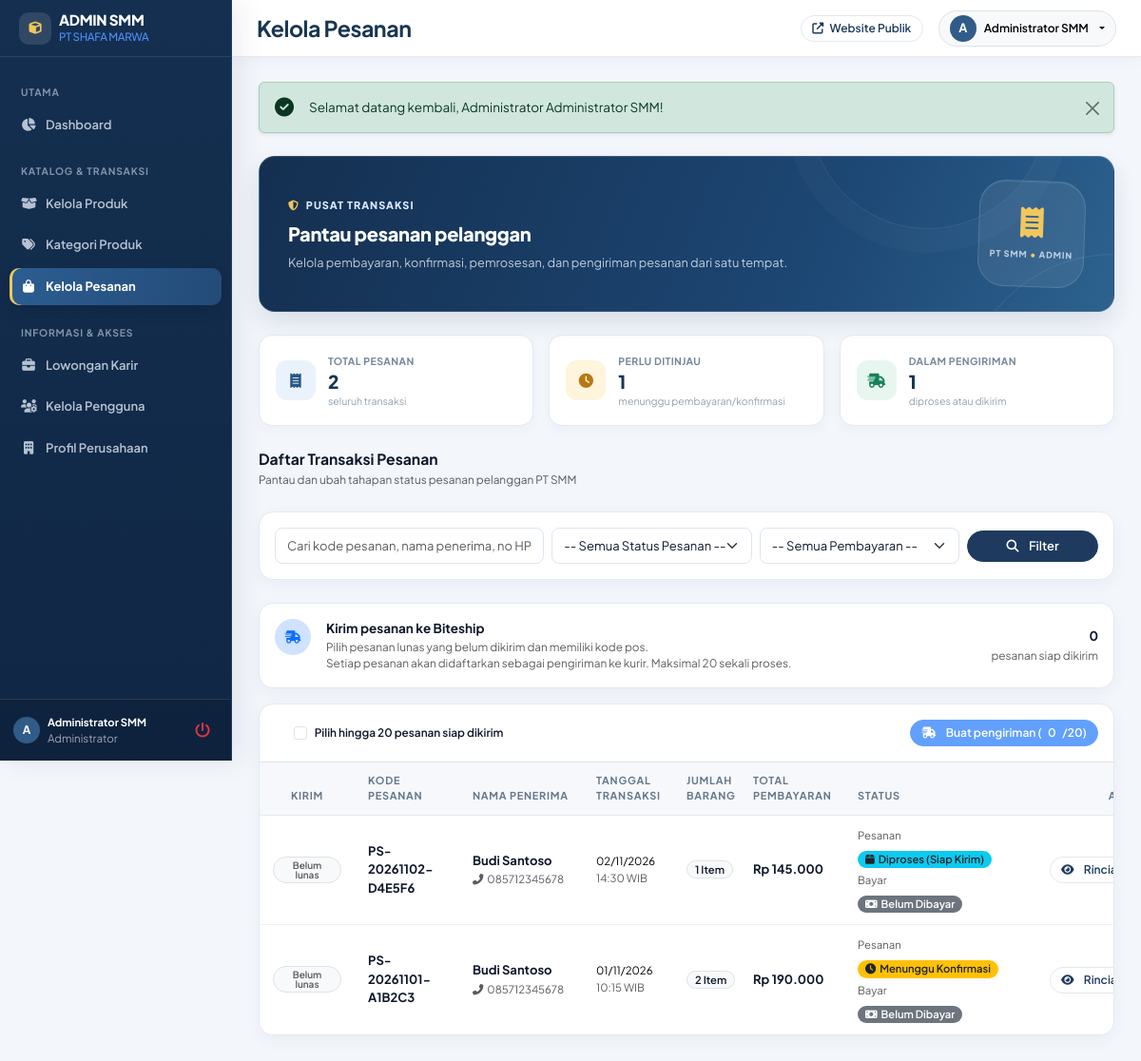
/frontend/admin/pesanan/index.php (signed in), run on the app's committed database.
### tables this page shows
CREATE TABLE pesanan (
    id_pesanan BIGINT UNSIGNED AUTO_INCREMENT PRIMARY KEY,
    kode_pesanan VARCHAR(30) NOT NULL UNIQUE,
    id_user BIGINT UNSIGNED NOT NULL,
    nama_penerima VARCHAR(100) NOT NULL,
    no_hp_penerima VARCHAR(20) NOT NULL,
    alamat_pengiriman TEXT NOT NULL,
    catatan TEXT DEFAULT NULL,
    total_harga DECIMAL(15,2) NOT NULL DEFAULT 0.00,
    status_pesanan ENUM(
        'Menunggu Konfirmasi',
        'Diproses',
        'Dikirim',
        'Selesai',
        'Dibatalkan'
    ) NOT NULL DEFAULT 'Menunggu Konfirmasi',
    tanggal_pesanan TIMESTAMP NOT NULL DEFAULT CURRENT_TIMESTAMP,
    diperbarui_pada TIMESTAMP NOT NULL DEFAULT CURRENT_TIMESTAMP
        ON UPDATE CURRENT_TIMESTAMP,
    CONSTRAINT fk_pesanan_user
        FOREIGN KEY (id_user) REFERENCES users(id_user)
        ON UPDATE CASCADE ON DELETE RESTRICT,
    INDEX idx_pesanan_user (id_user),
    INDEX idx_pesanan_status (status_pesanan),
    INDEX idx_pesanan_tanggal (tanggal_pesanan)
);

### frontend/admin/pesanan/index.php (the view, shortened to what this page needs)
<?php
require_once __DIR__ . '/../../../config/app.php';
$keyword       = isset($_GET['q']) ? sanitize($_GET['q']) : '';
$pesanan_list = [];
try {
    $sql = "
        SELECT p.*, u.nama_lengkap AS nama_user_akun, u.email AS email_user_akun,
               COUNT(d.id_detail) AS total_item,
               SUM(d.jumlah) AS total_qty
        FROM pesanan p
        JOIN users u ON p.id_user = u.id_user
        LEFT JOIN detail_pesanan d ON p.id_pesanan = d.id_pesanan
        WHERE 1=1
    ";
    $params = [];
    $sql .= " GROUP BY p.id_pesanan ORDER BY p.tanggal_pesanan DESC";
    $stmt = $pdo->prepare($sql);
    $stmt->execute($params);
    $pesanan_list = $stmt->fetchAll();
} catch (PDOException $e) {
    $pesanan_list = [];
}
require_once __DIR__ . '/../../includes/admin-header.php';
?>
<div class="d-flex justify-content-between align-items-center mb-4 flex-wrap gap-3">
    <div>
        <h4 class="fw-bold text-navy mb-0">Daftar Transaksi Pesanan</h4>
        <small class="text-muted">Pantau dan ubah tahapan status pesanan pelanggan PT SMM</small>
    </div>
</div>
<div class="admin-card mb-4">
    <div class="p-3">
        <form action="<?= base_url('frontend/admin/pesanan/index.php') ?>" method="GET" class="row g-2 align-items-center">
            <div class="col-md-4">
                <input type="text" name="q" class="form-control" placeholder="Cari kode pesanan, nama penerima, no HP..." value="<?= e($keyword) ?>">
            </div>
            <div class="col-md-3">
                <select name="status" class="form-select">
                    <option value="">-- Semua Status Pesanan --</option>
                </select>
            </div>
            <div class="col-md-3">
                <select name="pembayaran" class="form-select">
                    <option value="">-- Semua Pembayaran --</option>
                </select>
            </div>
            <div class="col-md-2 d-flex gap-2">
                <button type="submit" class="btn btn-primary flex-fill">
                    <i class="fas fa-search me-1"></i> Filter
                </button>
            </div>
        </form>
    </div>
</div>
<?php
$jumlah_bisa_kirim = count(array_filter($pesanan_list, static function ($pes) {
    return ($pes['status_pembayaran'] ?? '') === 'Lunas'
        && empty($pes['biteship_order_id'])
        && !empty($pes['kode_pos_tujuan'])
        && !in_array($pes['status_pesanan'], ['Dikirim', 'Selesai', 'Dibatalkan'], true);
}));
?>
<div class="admin-card mb-3">
    <div class="bulk-orders-intro p-3 d-flex justify-content-between align-items-center gap-3 flex-wrap">
        <div class="d-flex align-items-start gap-3">
            <span class="d-inline-flex align-items-center justify-content-center rounded-circle bg-primary-subtle text-primary" style="width:38px;height:38px;flex:0 0 38px;"><i class="fas fa-shipping-fast"></i></span>
            <div>
                <div class="fw-bold text-navy">Kirim pesanan ke Biteship</div>
                <small class="text-muted d-block">Pilih pesanan lunas yang belum dikirim dan memiliki kode pos.</small>
                <small class="text-muted d-block">Setiap pesanan akan didaftarkan sebagai pengiriman ke kurir. Maksimal 20 sekali proses.</small>
            </div>
        </div>
        <div class="text-md-end"><div class="fw-bold text-navy"><?= $jumlah_bisa_kirim ?></div><small class="text-muted">pesanan siap dikirim</small></div>
    </div>
</div>
<div class="admin-card">
    <form id="formKirimMassal" action="<?= base_url('backend/admin/proses-kirim-biteship-bulk.php') ?>" method="POST">
    <div class="bulk-orders-toolbar p-3 border-bottom">
        <label class="form-check mb-0 d-flex align-items-center gap-2">
            <input class="form-check-input m-0" type="checkbox" id="pilihSemuaPesanan">
            <span class="small fw-semibold text-navy">Pilih hingga 20 pesanan siap dikirim</span>
        </label>
        <button type="submit" id="tombolKirimMassal" class="btn btn-primary btn-sm" disabled>
            <i class="fas fa-shipping-fast me-1"></i>Buat pengiriman (<span id="jumlahPilihan">0</span>/20)
        </button>
    </div>
    <div class="table-responsive">
        <table class="table admin-table align-middle bulk-orders-table">
            <thead>
                <tr>
                    <th class="text-center" style="width:100px;">Kirim</th>
                    <th>Kode Pesanan</th>
                    <th>Nama Penerima</th>
                    <th>Tanggal Transaksi</th>
                    <th>Jumlah Barang</th>
                    <th>Total Pembayaran</th>
                    <th>Status</th>
                    <th class="text-end" style="width: 120px;">Aksi</th>
                </tr>
            </thead>
            <tbody>
                <?php if (empty($pesanan_list)): ?>
                    <tr>
                        <td colspan="8" class="text-center py-5 text-muted">
                            <i class="fas fa-receipt fa-3x mb-3 d-block opacity-50"></i>
                            Tidak ada pesanan yang sesuai kriteria.
                        </td>
                    </tr>
                <?php else: ?>
                    <?php foreach ($pesanan_list as $pes): ?>
                        <?php $bisa_kirim_biteship = ($pes['status_pembayaran'] ?? '') === 'Lunas'
                            && empty($pes['biteship_order_id'])
                            && !empty($pes['kode_pos_tujuan'])
                            && !in_array($pes['status_pesanan'], ['Dikirim', 'Selesai', 'Dibatalkan'], true); ?>
                        <tr>
                            <td data-label="Pengiriman">
                                <?php if ($bisa_kirim_biteship): ?>
                                    <input class="form-check-input order-biteship-check" type="checkbox" name="id_pesanan[]" value="<?= (int)$pes['id_pesanan'] ?>" aria-label="Pilih pesanan <?= e($pes['kode_pesanan']) ?>">
                                    <small class="d-block text-success" style="font-size:10px;">Siap dikirim</small>
                                <?php else: ?>
                                    <?php
                                    if (($pes['status_pembayaran'] ?? '') !== 'Lunas') $alasan_kirim = 'Belum lunas';
                                    elseif (!empty($pes['biteship_order_id'])) $alasan_kirim = 'Sudah diserahkan ke kurir';
                                    elseif (empty($pes['kode_pos_tujuan'])) $alasan_kirim = 'Kode pos kosong';
                                    else $alasan_kirim = 'Tidak perlu dikirim';
                                    ?>
                                    <span class="badge bg-light text-muted border" style="font-size:10px;"><?= e($alasan_kirim) ?></span>
                                <?php endif; ?>
                            </td>
                            <td data-label="Kode pesanan">
                                <strong class="text-navy"><?= e($pes['kode_pesanan']) ?></strong>
                            </td>
                            <td data-label="Penerima">
                                <div class="fw-bold text-navy"><?= e($pes['nama_penerima']) ?></div>
                                <small class="text-muted"><i class="fas fa-phone-alt me-1"></i><?= e($pes['no_hp_penerima']) ?></small>
                            </td>
                            <td data-label="Tanggal">
                                <div class="small"><?= date('d/m/Y', strtotime($pes['tanggal_pesanan'])) ?></div>
                                <small class="text-muted"><?= date('H:i', strtotime($pes['tanggal_pesanan'])) ?> WIB</small>
                            </td>
                            <td data-label="Jumlah barang">
                                <span class="badge bg-light text-navy border">
                                    <?= (int)$pes['total_qty'] ?> Item
                                </span>
                            </td>
                            <td data-label="Total pembayaran">
                                <span class="fw-bold text-navy"><?= format_rupiah($pes['total_harga']) ?></span>
                            </td>
                            <td data-label="Status">
                                <div class="d-flex align-items-center gap-2 mb-1"><small class="text-muted" style="width:60px;">Pesanan</small><?= status_badge_pesanan($pes['status_pesanan']) ?></div>
                                <div class="d-flex align-items-center gap-2"><small class="text-muted" style="width:60px;">Bayar</small><?= status_badge_pembayaran($pes['status_pembayaran'] ?? 'Belum Dibayar') ?></div>
                            </td>
                            <td class="text-end" data-label="Aksi">
                                <a href="<?= base_url('frontend/admin/pesanan/detail.php?id=' . $pes['id_pesanan']) ?>" class="btn btn-sm btn-outline-primary">
                                    <i class="fas fa-eye me-1"></i> Rincian
                                </a>
                            </td>
                        </tr>
                    <?php endforeach; ?>
                <?php endif; ?>
            </tbody>
        </table>
    </div>
    </form>
</div>
<?php require_once __DIR__ . '/../../includes/admin-footer.php'; ?>

### backend/helpers/helper.php (shortened to what this page needs)
<?php
if (!function_exists('base_url')) {
    function base_url($path = '')
    {
        $base = defined('BASE_URL') ? BASE_URL : '/pt-smm/';
        return rtrim($base, '/') . '/' . ltrim($path, '/');
    }
}
if (!function_exists('e')) {
    function e($str)
    {
        return htmlspecialchars((string)$str, ENT_QUOTES, 'UTF-8');
    }
}
if (!function_exists('format_rupiah')) {
    function format_rupiah($angka)
    {
        return 'Rp ' . number_format((float)$angka, 0, ',', '.');
    }
}
if (!function_exists('status_badge_pesanan')) {
    function status_badge_pesanan($status)
    {
        switch ($status) {
            case 'Menunggu Konfirmasi':
                return '<span class="badge bg-warning text-dark"><i class="fas fa-clock me-1"></i>Menunggu Konfirmasi</span>';
            case 'Diproses':
                return '<span class="badge bg-info text-dark"><i class="fas fa-box me-1"></i>Diproses (Siap Kirim)</span>';
        }
    }
}

### backend/helpers/midtrans.php (shortened to what this page needs)
<?php
function status_badge_pembayaran($status)
{
    switch ($status) {
        case 'Belum Dibayar':
            return '<span class="badge bg-secondary"><i class="fas fa-money-bill me-1"></i>Belum Dibayar</span>';
    }
}

### assets/css/style.css (style rules this page uses)
:root { --primary: #1e3a5f; --primary-hover: #1e3a8a; --secondary: #0f172a; --secondary-hover: #1e293b; --accent: #3b82f6; --accent-soft: #eff6ff; --bg-body: #ffffff; --bg-card: #ffffff; --bg-subtle: #f0f4ff; --text-main: #0f172a; --text-muted: #64748b; --text-light: #94a3b8; --border-color: #e2e8f0; --border-focus: #1e3a5f; --shadow-sm: 0 1px 3px rgba(0, 0, 0, 0.04); --shadow-md: 0 4px 14px rgba(0, 0, 0, 0.05); --shadow-lg: 0 10px 30px rgba(0, 0, 0, 0.06); --shadow-hover: 0 12px 30px rgba(30, 58, 95, 0.15); --radius-sm: 8px; --radius-md: 14px; --radius-lg: 24px; --radius-full: 9999px; --transition: all 0.25s cubic-bezier(0.16, 1, 0.3, 1); }
html { scroll-behavior: smooth; }
* { margin: 0; padding: 0; box-sizing: border-box; }
body { font-family: 'Plus Jakarta Sans', -apple-system, BlinkMacSystemFont, "Segoe UI", Roboto, sans-serif; font-size: 13.5px; line-height: 1.55; color: var(--text-main); background-color: var(--bg-body); -webkit-font-smoothing: antialiased; }
h4, .h4 { font-size: 0.98rem; font-weight: 700; line-height: 1.4; }
a { color: var(--primary); text-decoration: none; transition: var(--transition); }
.text-navy { color: var(--text-main) !important; }
.btn { font-weight: 600; font-size: 0.8125rem; padding: 0.42rem 1.05rem; border-radius: var(--radius-full); transition: var(--transition); display: inline-flex; align-items: center; justify-content: center; gap: 0.4rem; }
.btn-sm { font-size: 0.75rem !important; padding: 0.25rem 0.7rem !important; }
.btn-primary { background-color: var(--primary); border-color: var(--primary); color: #FFFFFF; }
.btn-outline-primary { color: var(--primary); border-color: var(--border-color); background-color: #ffffff; }
.form-control, .form-select { border: 1px solid var(--border-color); border-radius: var(--radius-sm); padding: 0.42rem 0.8rem; font-size: 0.8125rem; color: var(--text-main); background-color: #FFFFFF; transition: var(--transition); min-height: 35px; }
.table th { font-size: 0.72rem; padding: 8px 12px; letter-spacing: 0.5px; text-transform: uppercase; }
.table td { font-size: 0.8125rem; padding: 8px 12px; vertical-align: middle; }
.badge { font-size: 0.7rem; padding: 3px 7px; font-weight: 600; border-radius: 9999px; }

### frontend/admin/pesanan/index.php (style rules this page uses)
.bulk-orders-toolbar { display:flex; justify-content:space-between; align-items:center; gap:10px; flex-wrap:wrap; }
.bulk-orders-table { width:100%; min-width:0; table-layout:fixed; }
.bulk-orders-table th:nth-child(1), .bulk-orders-table td:nth-child(1) { width:135px; }
.bulk-orders-table th:nth-child(2), .bulk-orders-table td:nth-child(2) { width:110px; }
.bulk-orders-table th:nth-child(3), .bulk-orders-table td:nth-child(3) { width:130px; }
.bulk-orders-table th:nth-child(4), .bulk-orders-table td:nth-child(4) { width:95px; }
.bulk-orders-table th:nth-child(5), .bulk-orders-table td:nth-child(5) { width:70px; }
.bulk-orders-table th:nth-child(6), .bulk-orders-table td:nth-child(6) { width:110px; }
.bulk-orders-table th:nth-child(7), .bulk-orders-table td:nth-child(7) { width:200px; }
.bulk-orders-table th:nth-child(8), .bulk-orders-table td:nth-child(8) { width:90px; }
.bulk-orders-table td:nth-child(2) { overflow-wrap:anywhere; }
.bulk-orders-table td:nth-child(3) { overflow-wrap:anywhere; }
.bulk-orders-table td:nth-child(7) > div { flex-wrap:wrap; }
.bulk-orders-table td:nth-child(7) .badge { white-space:normal; text-align:left; }
.bulk-orders-table td:nth-child(1) .badge { display:inline-block; white-space:normal; text-align:center; }

### data on the page
pesanan: alasan_kirim "Belum lunas", kode_pesanan "PS-20261102-D4E5F6", nama_penerima "Budi Santoso", no_hp_penerima "085712345678", tanggal_pesanan "02/11/2026", tanggal_pesanan "14:30", total_qty "1", total_harga "Rp 145.000", status_pesanan "Diproses" (drawn)
pesanan: alasan_kirim "Belum lunas", kode_pesanan "PS-20261101-A1B2C3", nama_penerima "Budi Santoso", no_hp_penerima "085712345678", tanggal_pesanan "01/11/2026", tanggal_pesanan "10:15", total_qty "2", total_harga "Rp 190.000", shows "Menunggu Konfirmasi"

### other printed values
substr($admin_name ?? 'A', 0, 1) "A"
$admin_name "Administrator SMM"
$page_title "Kelola Pesanan"
substr($admin_name, 0, 1) "A"
$flash['pesan'] "Selamat datang kembali, Administrator Administrator SMM!"
$admin_hero['label'] "PUSAT TRANSAKSI"
$admin_hero['title'] "Pantau pesanan pelanggan"
$admin_hero['copy'] "Kelola pembayaran, konfirmasi, pemrosesan, dan pengiriman pesanan dari satu tempat."
$scorecard['label'] "TOTAL PESANAN"
$scorecard['value'] "2"
$scorecard['note'] "seluruh transaksi"
$scorecard['label'] "PERLU DITINJAU"
$scorecard['value'] "1"
$scorecard['note'] "menunggu pembayaran/konfirmasi"
$scorecard['label'] "DALAM PENGIRIMAN"
